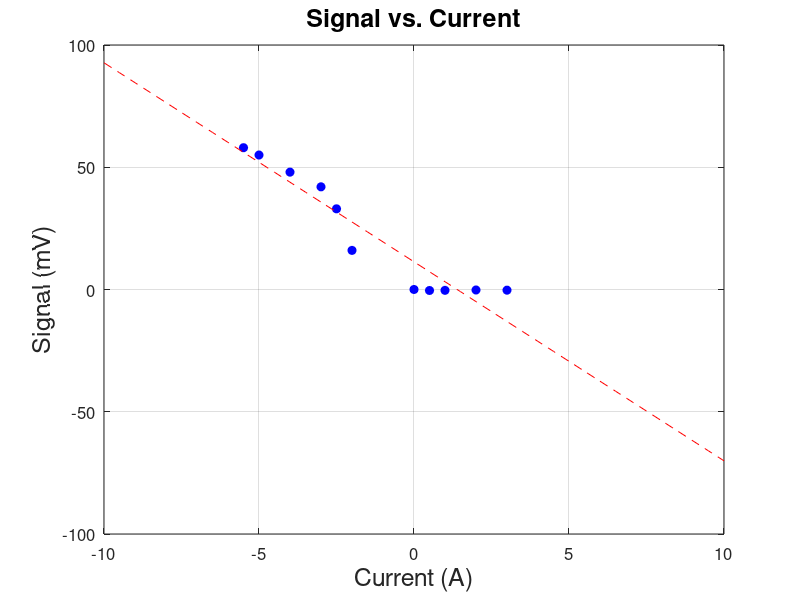

The MATLAB script that drew this image:
clear; format short
axesSize = 18;
tickSize = 12;
titleSize = 18;
markerSize = 8;
legSize = 16;
lw = 1;

%% data
curr = [0 -2 -2.5 -3 -4 -5 -5.5 .5 1 2 3];
signal = [0.01 16 33 42 48 55 58 -.4 -0.338 -.2 -.28];

clf; figure(1)
plot(curr,signal,'bo','MarkerFaceColor','blue')
set(gca,'FontSize',tickSize)
grid on
xlabel('Current (A)','FontSize',axesSize)
ylabel('Signal (mV)','FontSize',axesSize)
title('Signal vs. Current','FontSize',titleSize)
hold on

% linear fit
P = polyfit(curr,signal,1);
modelCurr = -10:.5:10;
modelSignal = polyval(P,modelCurr);

% slope is the resistance of the current sensor
R = P(1)

plot(modelCurr,modelSignal,'r--');

hold off;

